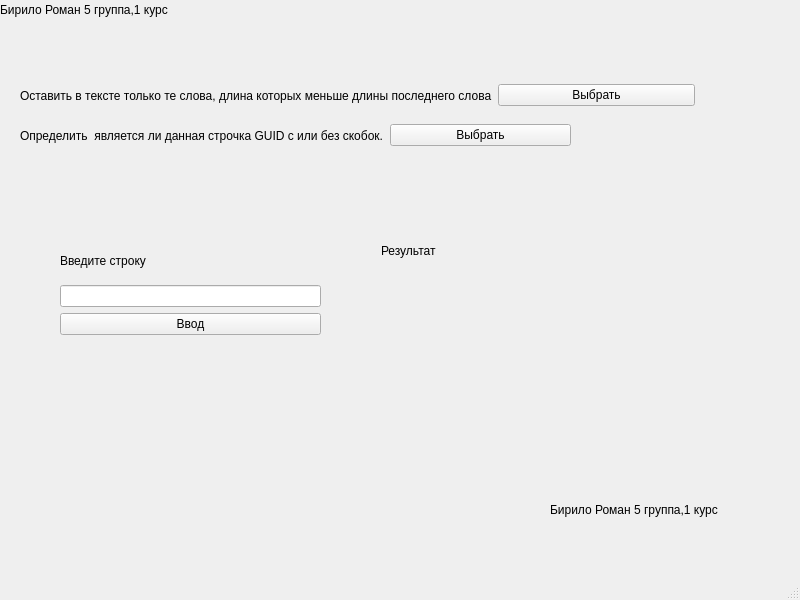
<?xml version="1.0" encoding="UTF-8"?>
<ui version="4.0">
 <class>MainWindow</class>
 <widget class="QMainWindow" name="MainWindow">
  <property name="geometry">
   <rect>
    <x>0</x>
    <y>0</y>
    <width>800</width>
    <height>600</height>
   </rect>
  </property>
  <property name="windowTitle">
   <string>MainWindow</string>
  </property>
  <widget class="QWidget" name="centralwidget">
   <widget class="QStackedWidget" name="stackedWidget">
    <property name="geometry">
     <rect>
      <x>50</x>
      <y>200</y>
      <width>601</width>
      <height>271</height>
     </rect>
    </property>
    <property name="currentIndex">
     <number>1</number>
    </property>
    <widget class="QWidget" name="page">
     <widget class="QWidget" name="layoutWidget">
      <property name="geometry">
       <rect>
        <x>10</x>
        <y>20</y>
        <width>311</width>
        <height>191</height>
       </rect>
      </property>
      <layout class="QVBoxLayout" name="verticalLayout_2">
       <item>
        <layout class="QVBoxLayout" name="verticalLayout">
         <item>
          <widget class="QLabel" name="label">
           <property name="text">
            <string>Введите текст</string>
           </property>
          </widget>
         </item>
         <item>
          <widget class="QTextEdit" name="textEditForFirst"/>
         </item>
        </layout>
       </item>
       <item>
        <widget class="QPushButton" name="pushButtonForFirst">
         <property name="text">
          <string>Ввод</string>
         </property>
        </widget>
       </item>
      </layout>
     </widget>
     <widget class="QWidget" name="layoutWidget">
      <property name="geometry">
       <rect>
        <x>330</x>
        <y>20</y>
        <width>258</width>
        <height>191</height>
       </rect>
      </property>
      <layout class="QVBoxLayout" name="verticalLayout_3">
       <item>
        <widget class="QLabel" name="label_5">
         <property name="text">
          <string>Результат</string>
         </property>
        </widget>
       </item>
       <item>
        <widget class="QTextEdit" name="textEditForFirst_2"/>
       </item>
      </layout>
     </widget>
    </widget>
    <widget class="QWidget" name="page_2">
     <widget class="QLabel" name="labeResult">
      <property name="geometry">
       <rect>
        <x>330</x>
        <y>70</y>
        <width>201</width>
        <height>20</height>
       </rect>
      </property>
      <property name="text">
       <string/>
      </property>
     </widget>
     <widget class="QLabel" name="label_7">
      <property name="geometry">
       <rect>
        <x>331</x>
        <y>41</y>
        <width>66</width>
        <height>20</height>
       </rect>
      </property>
      <property name="text">
       <string>Результат</string>
      </property>
     </widget>
     <widget class="QWidget" name="layoutWidget">
      <property name="geometry">
       <rect>
        <x>10</x>
        <y>42</y>
        <width>261</width>
        <height>93</height>
       </rect>
      </property>
      <layout class="QVBoxLayout" name="verticalLayout_4">
       <item>
        <widget class="QLabel" name="label_6">
         <property name="text">
          <string>Введите строку</string>
         </property>
        </widget>
       </item>
       <item>
        <widget class="QLineEdit" name="lineEdit"/>
       </item>
       <item>
        <widget class="QPushButton" name="pushButtonForSecond">
         <property name="text">
          <string>Ввод</string>
         </property>
        </widget>
       </item>
      </layout>
     </widget>
    </widget>
   </widget>
   <widget class="QLabel" name="label_2">
    <property name="geometry">
     <rect>
      <x>550</x>
      <y>500</y>
      <width>221</width>
      <height>20</height>
     </rect>
    </property>
    <property name="text">
     <string>Бирило Роман 5 группа,1 курс</string>
    </property>
   </widget>
   <widget class="QWidget" name="layoutWidget">
    <property name="geometry">
     <rect>
      <x>20</x>
      <y>80</y>
      <width>675</width>
      <height>31</height>
     </rect>
    </property>
    <layout class="QHBoxLayout" name="horizontalLayout">
     <item>
      <widget class="QLabel" name="label_3">
       <property name="text">
        <string>Оставить в тексте только те слова, длина которых меньше длины последнего слова</string>
       </property>
      </widget>
     </item>
     <item>
      <widget class="QPushButton" name="pushButton_2">
       <property name="text">
        <string>Выбрать</string>
       </property>
      </widget>
     </item>
    </layout>
   </widget>
   <widget class="QWidget" name="layoutWidget">
    <property name="geometry">
     <rect>
      <x>20</x>
      <y>120</y>
      <width>551</width>
      <height>31</height>
     </rect>
    </property>
    <layout class="QHBoxLayout" name="horizontalLayout_2">
     <item>
      <widget class="QLabel" name="label_4">
       <property name="text">
        <string>Определить  является ли данная строчка GUID с или без скобок.</string>
       </property>
      </widget>
     </item>
     <item>
      <widget class="QPushButton" name="pushButton_3">
       <property name="text">
        <string>Выбрать</string>
       </property>
      </widget>
     </item>
    </layout>
   </widget>
   <widget class="QLabel" name="label_8">
    <property name="geometry">
     <rect>
      <x>0</x>
      <y>0</y>
      <width>221</width>
      <height>20</height>
     </rect>
    </property>
    <property name="text">
     <string>Бирило Роман 5 группа,1 курс</string>
    </property>
   </widget>
  </widget>
  <widget class="QMenuBar" name="menubar">
   <property name="geometry">
    <rect>
     <x>0</x>
     <y>0</y>
     <width>800</width>
     <height>25</height>
    </rect>
   </property>
  </widget>
  <widget class="QStatusBar" name="statusbar"/>
 </widget>
 <resources/>
 <connections/>
</ui>
